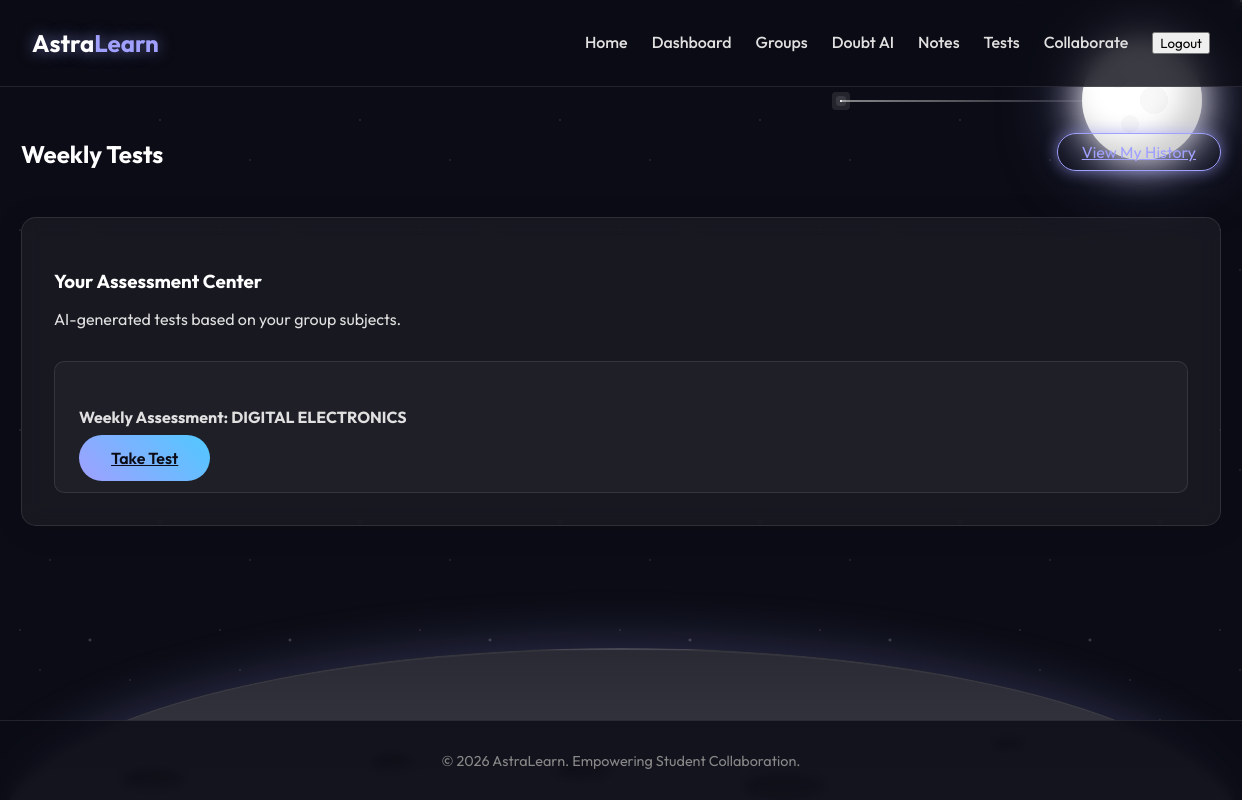
The app's page /exams/ (signed in), older data.
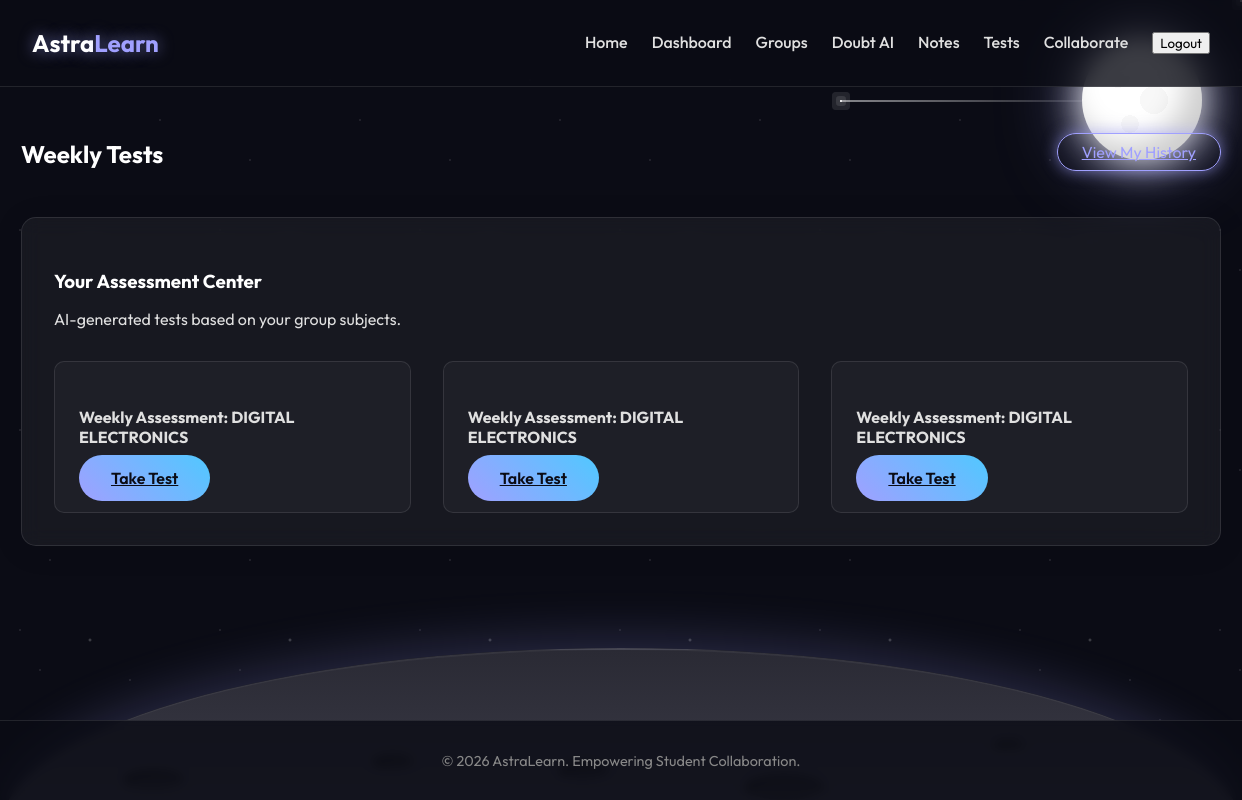
The same page, newer data.
### exams/models.py (models this page shows, shortened)
class Exam(models.Model):
    title = models.CharField(max_length=255)
    group = models.ForeignKey(StudyGroup, on_delete=models.CASCADE, related_name='exams')
    topic = models.CharField(max_length=255)
    weekly_notes = models.TextField(null=True, blank=True, help_text="AI generated notes for the week")
    created_at = models.DateTimeField(auto_now_add=True)
    is_active = models.BooleanField(default=True)

### exams/views.py (the view)
# urls.py: path('', views.exam_list, name='exam_list'),
@login_required
@cache_control(no_cache=True, must_revalidate=True, no_store=True)
def exam_list(request):
    user_groups = request.user.study_groups.all()
    exams = Exam.objects.filter(group__in=user_groups).order_by('-created_at')
    return render(request, 'exams/exam_list.html', {'exams': exams})

### templates/exams/exam_list.html
{% extends 'base.html' %}
{% block content %}
<div style="display: flex; justify-content: space-between; align-items: center; margin-bottom: 2rem;">
    <h2>Weekly Tests</h2>
    <a href="{% url 'test_history' %}" class="btn-glow">View My History</a>
</div>
<div class="glass-panel">
    <h3>Your Assessment Center</h3>
    <p>AI-generated tests based on your group subjects.</p>
    <div class="card-grid" style="margin-top: 2rem;">
        {% for exam in exams %}
        <div class="card">
            <h4>{{ exam.title }}</h4>
            <div style="margin-top: 1rem;">
                <a href="{% url 'take_exam' exam.id %}" class="btn-primary">Take Test</a>
            </div>
        </div>
        {% empty %}
        <p>No tests generated yet. You can generate one from your group detail page!</p>
        {% endfor %}
    </div>
</div>
{% endblock %}

Row changes from the older to the newer data that the page shows:
added Exam: title "Weekly Assessment: DIGITAL ELECTRONICS"
added Exam: title "Weekly Assessment: DIGITAL ELECTRONICS"
